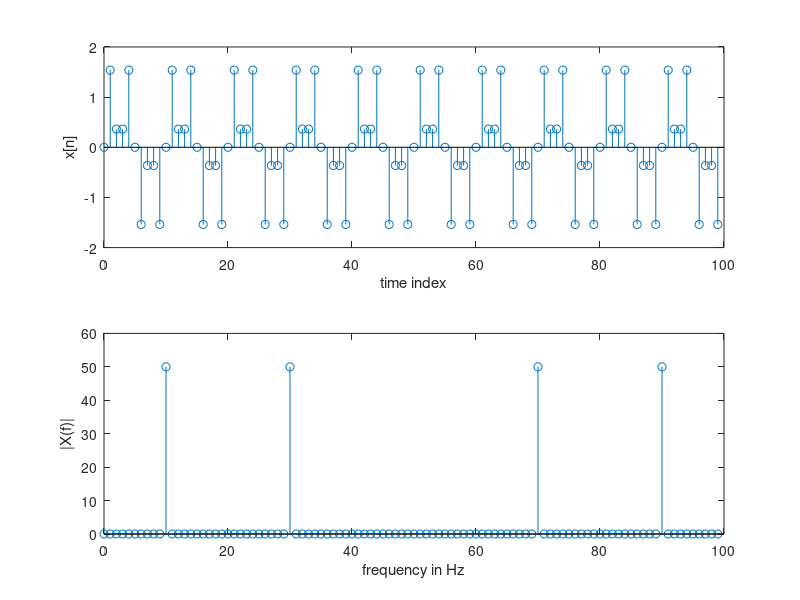
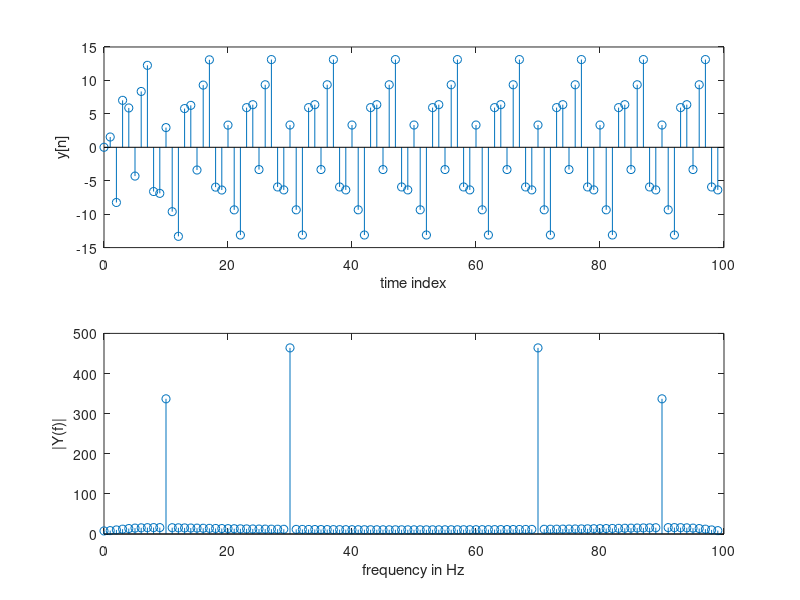

Write the MATLAB code that produced these figures, in order.
clear;

%% set the num and den
num = [1, -6.9, 13.4, -7.2];
den = [1, -1.3, 0.47, -0.035];


%% consist of two signal

f10 = 10;
f30 = 30;
T = 0.01; N = 100; n = 0:1:N-1;

x = sin(2*pi*f10*n*T) + sin(2*pi*f30*n*T);

%% plot the consist of two original input signal
figure
subplot(2,1,1);
stem(n, x);
xlabel('time index'); ylabel('x[n]');

%% plot the dft signal
f = n/T/N;
subplot(2,1,2);
stem(f, abs(fft(x)));
xlabel('frequency in Hz'); ylabel('|X(f)|');





%% filter of the sine signal to output y[n]
hold on
figure
y = filter(num, den, x);
subplot(2,1,1);
stem(n, y);
xlabel('time index'); ylabel('y[n]');



%% plot the fft of y[n]
subplot(2,1,2);
stem(f, abs(fft(y)));
xlabel('frequency in Hz'); ylabel('|Y(f)|');








